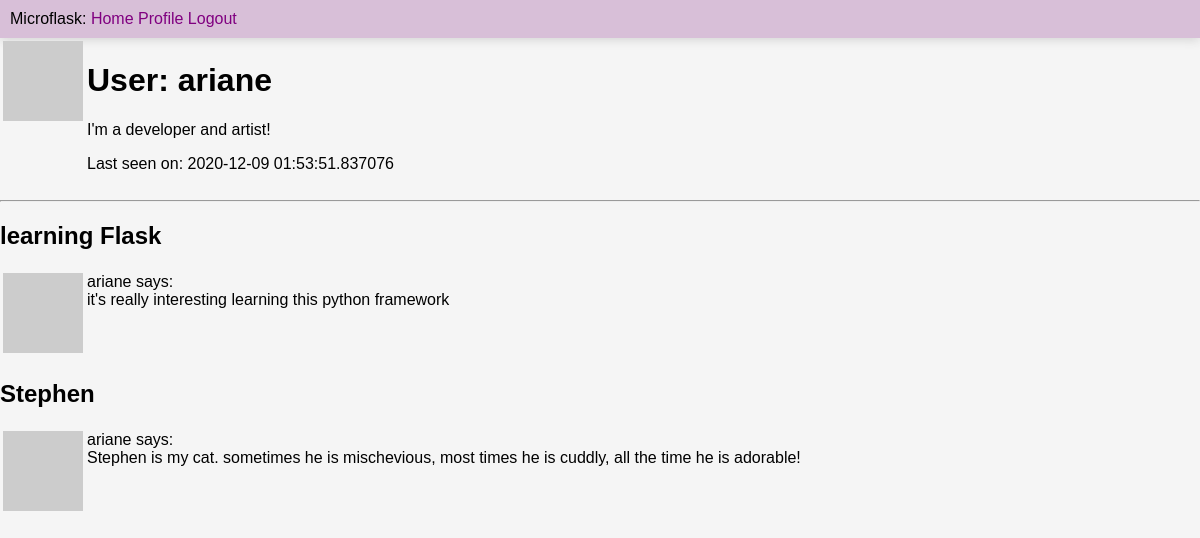
The page /user/ariane (signed in) on the database its author committed.
### app/models.py (models this page shows, shortened)
class User(UserMixin, db.Model):
  id = db.Column(db.Integer, primary_key=True)
  username = db.Column(db.String(64), index=True, unique=True)
  email = db.Column(db.String(120), index=True, unique=True)
  password_hash = db.Column(db.String(128))
  posts = db.relationship('Post', backref='author', lazy='dynamic')
  about_me = db.Column(db.String(140))
  last_seen = db.Column(db.DateTime, default=datetime.utcnow)
  def avatar(self, size):
    digest = md5(self.email.lower().encode('utf-8')).hexdigest()
    return f"https://www.gravatar.com/avatar/{digest}?d=identicon&s={size}"

class Post(db.Model):
  id = db.Column(db.Integer, primary_key=True)
  title = db.Column(db.String(60))
  body = db.Column(db.String(140))
  timestamp = db.Column(db.DateTime, index=True, default=datetime.utcnow)
  user_id = db.Column(db.Integer, db.ForeignKey('user.id'))

### app/routes.py (the view)
@app.route('/user/<username>')
@login_required
def user(username):
  user = User.query.filter_by(username=username).first_or_404()
  posts = user.posts.all()
  return render_template('user.html', user=user, posts=posts)

### app/models.py (called while the page is built)
@login.user_loader
def load_user(id):
  return User.query.get(int(id))

### app/routes.py (called while the page is built)
@app.before_request
def before_request():
  if current_user.is_authenticated:
    current_user.last_seen = datetime.utcnow()
    db.session.commit()

### app/templates/user.html (shortened to what this page needs)
{% extends 'layout.html' %}
{% block content %}
  <table>
    <tr valign="top">
        <td><img src="{{ user.avatar(128) }}"></td>
        <td>
          <h1>User: {{ user.username }}</h1>
          {% if user.about_me %}<p>{{ user.about_me }}</p>{% endif %}
          {% if user.last_seen %}<p>Last seen on: {{ user.last_seen }}</p>{% endif %}
        </td>
    </tr>
  </table>
  <hr>
  {% for post in posts %}
    {% include '_post.html' %}
  {% endfor %}
{% endblock %}

### app/templates/_post.html
<table>
  <tr valign="top">
      <tc><h2>{{post.title}}</h2></tc>
      <td><img src="{{ post.author.avatar(36) }}"></td>
      <td>{{ post.author.username }} says:<br>{{ post.body }}</td>
  </tr>
</table>

### app/static/styles/global.css (style rules this page uses)
html, body { margin: 0; padding: 0; background-color: whitesmoke; font-family: Arial, sans-serif; }

### rows shown on the page
User: username "ariane", about_me "I'm a developer and artist!", last_seen "2020-12-09 01:53:51.837076"
Post: title "learning Flask", author.username "ariane", body "it's really interesting learning this python framework"
Post: title "Stephen", author.username "ariane", body "Stephen is my cat. sometimes he is mischevious, most times he is cuddly, all the time he is adorable!"
